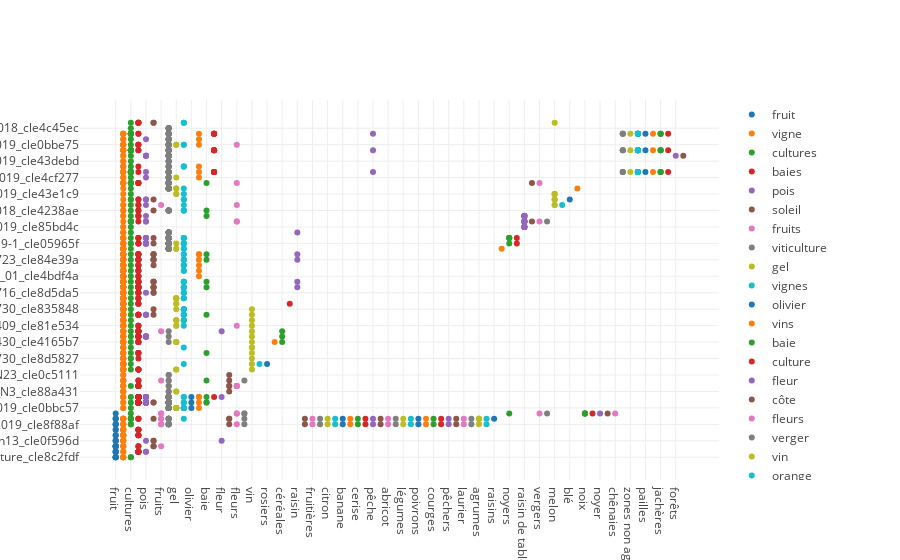

Notebook cell for this chart:
### Code cell
import plotly.io as pio


data = [dict(
  type = 'scatter',
  x = df['word'].str.lower(),
  y = df['bsv'],
  mode = 'markers',
  transforms = [dict(
    type = 'groupby',
    groups = df['word'].str.lower(),
    
  )]
)]

fig_dict = dict(data=data)
pio.show(fig_dict, validate=False)

### Figure 1 — Plotly figure (JSON) as saved in the notebook; plotly's stock layout.template omitted (floating-point values rounded to 4 significant figures; data arrays with more than 128 entries replaced by an {"elided": "..."} marker saying what was removed)
{"data": [{"mode": "markers", "transforms": [{"groups": {"elided": "1435 str values"}, "type": "groupby"}], "type": "scatter", "x": {"elided": "1435 str values"}, "y": {"elided": "1435 str values"}}], "layout": {}}
